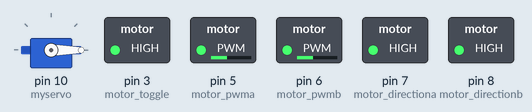
Bench run of a sketch on a simulated Arduino Uno, built with avr-gcc and run on an emulated ATmega328P. Shown: servo, switched loads named in the sketch (green lamp = pin HIGH).

Above: at 1.55 s.
At 3.55 s:
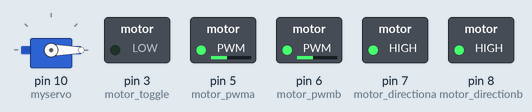
At 4.25 s:
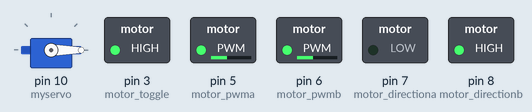
At 4.95 s:
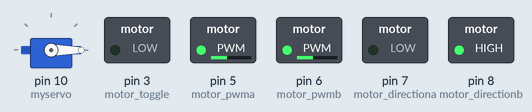
Timing chart, 0 to 5.5 s (numbered marks = the images above):
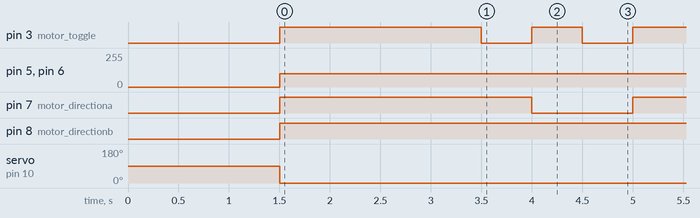

The sketch:

Task_4.ino
```cpp
//MEC830 F2023 Project 1
// Matthew Chu (500948484)

#include <PID_v1.h> // PID Control Library
#include "SR04.h" // Ultrasonic Distance Sensor Control Library
#include <Servo.h>

#define motor_pwma 5
#define motor_pwmb 6
#define motor_directionb 8
#define motor_directiona 7
#define motor_toggle 3
#define speed_Max 255
#define trig 13
#define echo 12

Servo myservo;

// create right and left ultrasonic sensor objects
SR04 sr04 = SR04(echo,trig);
double distance;
int i=0;

// initialize I/O pins and begin serial comm.
void setup() {
  myservo.write(90);
  delay(500);
  myservo.attach(10);
  pinMode(motor_pwma, OUTPUT);
  pinMode(motor_pwmb, OUTPUT);
  pinMode(motor_directiona, OUTPUT);
  pinMode(motor_directionb, OUTPUT);
  pinMode(motor_toggle, OUTPUT);
  pinMode(trig, OUTPUT);
  pinMode(echo, INPUT);
  delay(1000);
  Serial.begin(9600);
}

void loop() {

  while (i < 10) {


  myservo.write(0);
  //Forward
  digitalWrite(motor_toggle, HIGH);
  digitalWrite(motor_directiona,HIGH);
  digitalWrite(motor_directionb, HIGH);
  analogWrite(motor_pwma, 100);
  analogWrite(motor_pwmb, 100);
  delay(2000);
  digitalWrite(motor_toggle, LOW);
  delay(500);

  //spin CW
  digitalWrite(motor_toggle, HIGH);
  digitalWrite(motor_directiona, LOW);
  digitalWrite(motor_directionb, HIGH);
  analogWrite(motor_pwma, 100);
  analogWrite(motor_pwmb, 100);
  delay(500);
  digitalWrite(motor_toggle, LOW);
  delay(500);

  //forward
  digitalWrite(motor_toggle, HIGH);
  digitalWrite(motor_directiona, HIGH);
  digitalWrite(motor_directionb, HIGH);
  analogWrite(motor_pwma, 100);
  analogWrite(motor_pwmb, 100);
  delay(2000);
  digitalWrite(motor_toggle, LOW);
  delay(500);

  //spin CW
  digitalWrite(motor_toggle, HIGH);
  digitalWrite(motor_directiona, LOW);
  digitalWrite(motor_directionb, HIGH);
  analogWrite(motor_pwma, 100);
  analogWrite(motor_pwmb, 100);
  delay(500);
  digitalWrite(motor_toggle, LOW);
  delay(500);

  }
}
```

SR04.cpp
```cpp
#include "SR04.h"

SR04::SR04(int echoPin, int triggerPin) {
    _echoPin = echoPin;
    _triggerPin = triggerPin;
    pinMode(_echoPin, INPUT);
    pinMode(_triggerPin, OUTPUT);
    _autoMode = false;
    _distance = 999;
}


long SR04::Distance() {
    long d = 0;
    _duration = 0;
    digitalWrite(_triggerPin, LOW);
    delayMicroseconds(2);
    digitalWrite(_triggerPin, HIGH);
    delayMicroseconds(10);
    digitalWrite(_triggerPin, LOW);
    delayMicroseconds(2);
    _duration = pulseIn(_echoPin, HIGH, PULSE_TIMEOUT);
    d = MicrosecondsToCentimeter(_duration);
    delay(25);
    return d;
}

long SR04::DistanceAvg(int wait, int count) {
    long min, max, avg, d;
    min = 999;
    max = 0;
    avg = d = 0;

    if (wait < 25) {
        wait = 25;
    }

    if (count < 1) {
        count = 1;
    }

    for (int x = 0; x < count + 2; x++) {
        d = Distance();

        if (d < min) {
            min = d;
        }

        if (d > max) {
            max = d;
        }

        avg += d;
    }

    // substract highest and lowest value
    avg -= (max + min);
    // calculate average
    avg /= count;
    return avg;
}

void SR04::Ping() {
    _distance = Distance();
}

long SR04::getDistance() {
    return _distance;
}

long SR04::MicrosecondsToCentimeter(long duration) {
    long d = (duration * 100) / 5882;
    //d = (d == 0)?999:d;
    return d;
}
```

SR04.h
```cpp
#ifndef SR04_H
#define SR04_H

#if defined(ARDUINO) && ARDUINO >= 100
	#include "Arduino.h"
#else
	#include "WProgram.h"
#endif
//#include "pins_arduino.h"

#include <inttypes.h>

#define PULSE_TIMEOUT 150000L	// 100ms
#define DEFAULT_DELAY 10
#define DEFAULT_PINGS 5
class SR04 {
public:

	/**
	* Constructor
	* Ultrasonic sensor SR04, four connections pins
	* VCC, ECHO, TRIGGER, GND
	* <br>
	* \param echoPin digital INPUT-Pin for measuring distance
	* \param triggerPin if 10us high a trigger signal is generated from
	*					SR04
	*
	* \return void
	*/
	SR04(int echoPin, int triggerPin);

	/**
	* Do a measurment for this sensor. Return distance as long
	* in centimenter
	* \return long distance in centimeter
	*/
	long Distance();

	/**
	* Do count measurents and calculate the average.
	* To avoid defilement from ow/high peaks, min/max values
	* are substracted from the average
	*
	* \param wait delay between measurements, default = DEFAULT_DELAY/ms
	* \param count number of measurements, default DEFAULT_PINGS
	* \return long distance in centimeter
	**/
	long DistanceAvg(int wait=DEFAULT_DELAY, int count=DEFAULT_PINGS);

	/**
	* Do only a ping. Get result with methode getDistance()
	*
	* \param keine
	*/
	void Ping() ;

	/**
	* return latest distance. Methode Ping() should be called before
	* \param keine
	* \return Distanz in Zentimeter
	*/
	long getDistance();


private:
	/**
	* Do the measurement calculation and return result in centimeter
	* SR04 measure echo time to obstacle and return way.
	* <br>
	* Sound travels with 340m/sec
	* <br>
	* Example: Obstace 100cm away from SR04. Measure time is 100cm to
	* obstacle and 100cm return = 200cm
	* <br>
	* 1sec = 1000ms = 1.000.000uS
	* 1.000.000 / 340 = Distance in microseconds for 100cm
	* 2941uS fuer 100cm = 5882 uS fuer 200cm
	*
	* duration / 5882 * 100 = distance in cm
	*/
	long MicrosecondsToCentimeter(long duration);

	long _currentDistance;
	int _echoPin, _triggerPin;
	long _duration, _distance;
	bool _autoMode;
};
#endif
```

Measured:
- by itself, pin 3 (motor_toggle): repeats every 3.5 s: LOW 0.50 s, HIGH 0.50 s, LOW 0.50 s, HIGH 2.0 s
- by itself, pin 5 (motor_pwma), pin 6 (motor_pwmb): 0/255 → 100/255 at 1.5 s
- by itself, pin 7 (motor_directiona): alternates HIGH for 2.5 s and LOW for 1.0 s
- by itself, pin 8 (motor_directionb): LOW → HIGH at 1.5 s
- by itself, servo on pin 10 (myservo): 90° → 0° at 1.5 s
